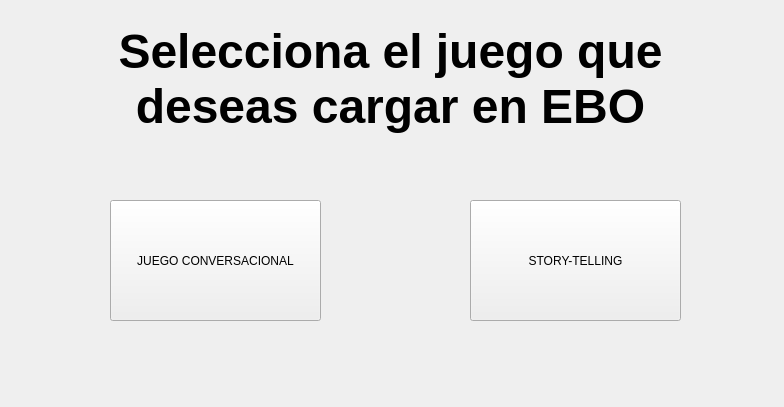
<?xml version="1.0" encoding="UTF-8"?>
<ui version="4.0">
 <class>Form</class>
 <widget class="QWidget" name="Form">
  <property name="geometry">
   <rect>
    <x>0</x>
    <y>0</y>
    <width>784</width>
    <height>407</height>
   </rect>
  </property>
  <property name="windowTitle">
   <string>Form</string>
  </property>
  <widget class="QTextEdit" name="textEdit_2">
   <property name="geometry">
    <rect>
     <x>60</x>
     <y>20</y>
     <width>661</width>
     <height>221</height>
    </rect>
   </property>
   <property name="autoFillBackground">
    <bool>true</bool>
   </property>
   <property name="styleSheet">
    <string notr="true">background-color: transparent;</string>
   </property>
   <property name="frameShape">
    <enum>QFrame::NoFrame</enum>
   </property>
   <property name="frameShadow">
    <enum>QFrame::Sunken</enum>
   </property>
   <property name="readOnly">
    <bool>true</bool>
   </property>
   <property name="html">
    <string>&lt;!DOCTYPE HTML PUBLIC &quot;-//W3C//DTD HTML 4.0//EN&quot; &quot;http://www.w3.org/TR/REC-html40/strict.dtd&quot;&gt;
&lt;html&gt;&lt;head&gt;&lt;meta name=&quot;qrichtext&quot; content=&quot;1&quot; /&gt;&lt;style type=&quot;text/css&quot;&gt;
p, li { white-space: pre-wrap; }
&lt;/style&gt;&lt;/head&gt;&lt;body style=&quot; font-family:'Ubuntu'; font-size:11pt; font-weight:400; font-style:normal;&quot;&gt;
&lt;p align=&quot;center&quot; style=&quot; margin-top:0px; margin-bottom:0px; margin-left:0px; margin-right:0px; -qt-block-indent:0; text-indent:0px;&quot;&gt;&lt;span style=&quot; font-size:36pt; font-weight:600;&quot;&gt;Selecciona el juego que deseas cargar en EBO&lt;/span&gt;&lt;/p&gt;&lt;/body&gt;&lt;/html&gt;</string>
   </property>
  </widget>
  <widget class="QPushButton" name="conversation_game">
   <property name="geometry">
    <rect>
     <x>110</x>
     <y>200</y>
     <width>211</width>
     <height>121</height>
    </rect>
   </property>
   <property name="text">
    <string>JUEGO CONVERSACIONAL</string>
   </property>
  </widget>
  <widget class="QPushButton" name="storytelling_game">
   <property name="geometry">
    <rect>
     <x>470</x>
     <y>200</y>
     <width>211</width>
     <height>121</height>
    </rect>
   </property>
   <property name="text">
    <string>STORY-TELLING</string>
   </property>
  </widget>
 </widget>
 <resources/>
 <connections/>
</ui>
